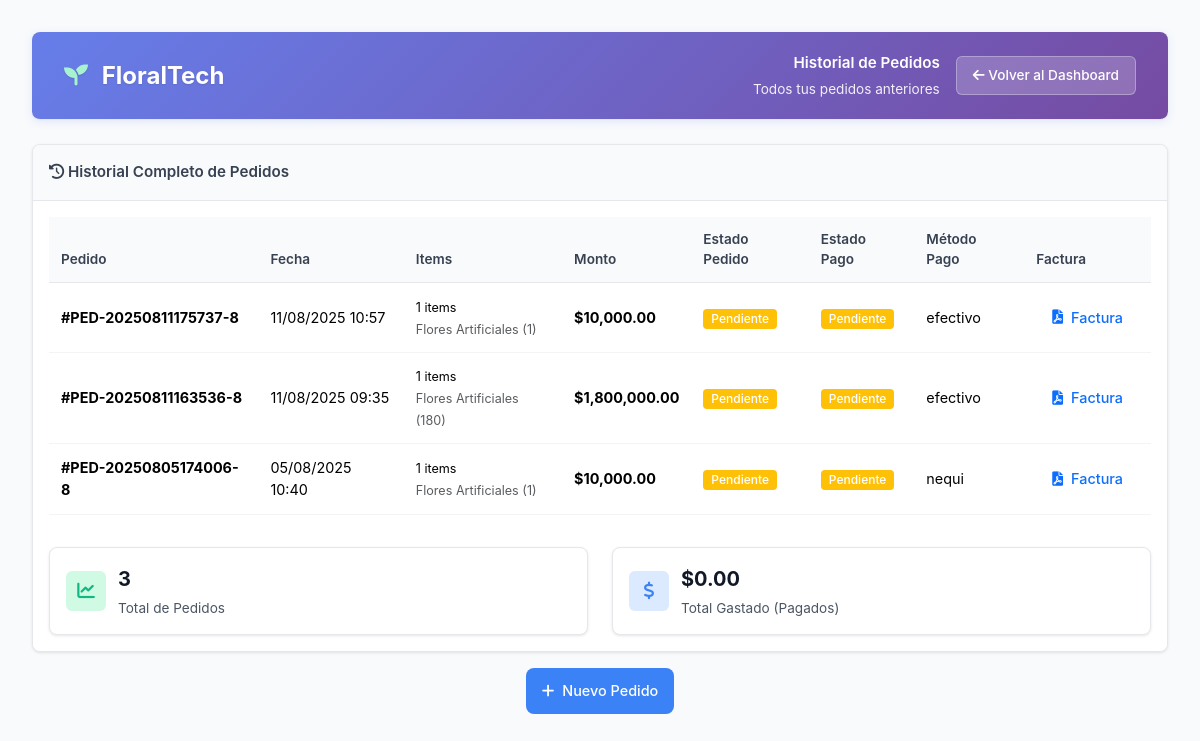
Page /index.php?ctrl=cliente&action=historial (signed in) on the committed database.
### tables this page shows
CREATE TABLE `pagos` (
  `idpago` int(11) NOT NULL,
  `fecha_pago` datetime DEFAULT current_timestamp(),
  `metodo_pago` varchar(50) NOT NULL,
  `estado_pag` varchar(255) DEFAULT 'Pendiente',
  `monto` decimal(10,2) NOT NULL,
  `ped_idped` int(11) NOT NULL,
  `transaccion_id` varchar(255) DEFAULT NULL,
  `comprobante_transferencia` varchar(255) DEFAULT NULL,
  `verificado_por` int(11) DEFAULT NULL,
  `fecha_verificacion` datetime DEFAULT NULL
);

CREATE TABLE `ped` (
  `idped` int(11) NOT NULL,
  `numped` varchar(255) NOT NULL,
  `fecha_pedido` datetime DEFAULT current_timestamp(),
  `monto_total` decimal(10,2) NOT NULL,
  `cli_idcli` int(11) NOT NULL,
  `estado` varchar(50) DEFAULT 'Pendiente',
  `empleado_id` int(11) DEFAULT NULL COMMENT 'ID del empleado que creó el pedido',
  `fecha_actualizacion` datetime DEFAULT NULL COMMENT 'Fecha de última actualización',
  `empleado_actualizacion` int(11) DEFAULT NULL COMMENT 'ID del empleado que actualizó por última vez',
  `notas` text DEFAULT NULL COMMENT 'Notas adicionales del pedido',
  `direccion_entrega` text DEFAULT NULL,
  `fecha_entrega_solicitada` date DEFAULT NULL
);

### controllers/cliente.php (called while the page is built, shortened)
<?php
class cliente {
    public function historial() {
        include 'views/cliente/historial_pago.php';
    }
}

### index.php (called while the page is built, shortened)
<?php
$action = isset($_GET['action']) ? $_GET['action'] : 'index';
try {
    $controller = new $controllerClass();
    $controller->$action();
} catch (Exception $e) {
    die("Error: " . $e->getMessage());
}
?>

### views/cliente/historial_pago.php (the view, shortened to what this page needs)
<?php
$conn = new conexion();
$db = $conn->get_conexion();
$usuario = $_SESSION['user'];
try {
    $stmt = $db->prepare("SELECT idcli FROM cli WHERE email = ?");
    $stmt->execute([$usuario['email']]);
    $cliente_data = $stmt->fetch(PDO::FETCH_ASSOC);
    $cliente_id = $cliente_data['idcli'] ?? 0;
$stmt = $db->prepare("
    SELECT
        p.*,
        DATE_FORMAT(p.fecha_pedido, '%d/%m/%Y %H:%i') as fecha_formato,
        pg.estado_pag,
        pg.metodo_pago,
        pg.fecha_pago,
        pg.idpago,
        COUNT(dp.iddetped) as total_items,
        GROUP_CONCAT(DISTINCT CONCAT(tf.nombre, ' (', dp.cantidad, ')') SEPARATOR ', ') as items_detalle
    FROM ped p
    LEFT JOIN pagos pg ON p.idped = pg.ped_idped
    LEFT JOIN detped dp ON p.idped = dp.idped
    LEFT JOIN tflor tf ON dp.idtflor = tf.idtflor
    WHERE p.cli_idcli = ?
    GROUP BY p.idped
    ORDER BY p.fecha_pedido DESC
");
    $stmt->execute([$cliente_id]);
    $historial_pedidos = $stmt->fetchAll(PDO::FETCH_ASSOC);
} catch (PDOException $e) {
    $historial_pedidos = [];
    error_log("Error obteniendo historial: " . $e->getMessage());
}
?>
<!DOCTYPE html>
<html lang="es">
<head>
    <link href="https://cdn.jsdelivr.net/npm/bootstrap@5.3.6/dist/css/bootstrap.min.css" rel="stylesheet">
    <link rel="stylesheet" href="assets/dashboard-cliente.css">
    <link href="https://cdnjs.cloudflare.com/ajax/libs/font-awesome/6.0.0/css/all.min.css" rel="stylesheet">
</head>
<body>
    <div class="dashboard-container">
        <nav class="navbar">
            <div class="navbar-brand">
                <i class="fas fa-seedling"></i>
                FloralTech
            </div>
            <div class="navbar-user">
                <div class="user-info">
                    <p class="user-name">Historial de Pedidos</p>
                    <p class="user-welcome">Todos tus pedidos anteriores</p>
                </div>
                <a href="index.php?ctrl=cliente&action=dashboard" class="logout-btn">
                    <i class="fas fa-arrow-left"></i> Volver al Dashboard
                </a>
            </div>
        </nav>
        <div class="card">
            <div class="card-header">
                <i class="fas fa-history"></i> Historial Completo de Pedidos
            </div>
            <div class="card-body">
                <?php if (!empty($historial_pedidos)): ?>
                    <div class="table-responsive">
                        <table class="table table-hover">
                            <thead class="table-light">
                                <tr>
                                    <th>Pedido</th>
                                    <th>Fecha</th>
                                    <th>Items</th>
                                    <th>Monto</th>
                                    <th>Estado Pedido</th>
                                    <th>Estado Pago</th>
                                    <th>Método Pago</th>
                                    <th>Factura</th>
                                </tr>
                            </thead>
                            <tbody>
                                <?php foreach ($historial_pedidos as $pedido): ?>
                                    <tr>
                                        <td>
                                            <strong>#<?= htmlspecialchars($pedido['numped']) ?></strong>
                                        </td>
                                        <td>
                                            <?= htmlspecialchars($pedido['fecha_formato']) ?>
                                        </td>
                                        <td>
                                            <small><?= $pedido['total_items'] ?> items</small>
                                            <br>
                                            <span class="text-muted small"><?= htmlspecialchars($pedido['items_detalle'] ?? 'Sin detalles') ?></span>
                                        </td>
                                        <td>
                                            <strong>$<?= number_format($pedido['monto_total'], 2) ?></strong>
                                        </td>
                                        <td>
                                            <?php
                                            $badge_class = '';
                                            switch (strtolower($pedido['estado'])) {
                                                case 'pendiente':
                                                    $badge_class = 'bg-warning';
                                                    break;
                                            }
                                            ?>
                                            <span class="badge <?= $badge_class ?>">
                                                <?= htmlspecialchars($pedido['estado']) ?>
                                            </span>
                                        </td>
                                        <td>
                                            <?php if ($pedido['estado_pag']): ?>
                                                <?php
                                                $pago_badge = '';
                                                switch (strtolower($pedido['estado_pag'])) {
                                                    case 'pendiente':
                                                        $pago_badge = 'bg-warning';
                                                        break;
                                                }
                                                ?>
                                                <span class="badge <?= $pago_badge ?>">
                                                    <?= htmlspecialchars($pedido['estado_pag']) ?>
                                                </span>
                                            <?php else: ?>
                                                <span class="badge bg-danger">Sin pago</span>
                                            <?php endif; ?>
                                        </td>
                                        <td>
                                            <?= $pedido['metodo_pago'] ? htmlspecialchars($pedido['metodo_pago']) : '-' ?>
                                        </td>
                                        <td>
                                            <div class="btn-group" role="group">
                                                <a href="index.php?ctrl=cliente&action=generar_factura&idpedido=<?= $pedido['idped'] ?>"
                                                class="btn btn-outline-primary btn-sm"
                                                title="Descargar Factura"
                                                target="_blank">
                                                    <i class="fas fa-file-pdf"></i> Factura
                                                </a>
                                            </div>
                                        </td>
                                    </tr>
                                <?php endforeach; ?>
                            </tbody>
                        </table>
                    </div>
                    <div class="mt-3">
                        <div class="row">
                            <div class="col-md-6">
                                <div class="stat-card">
                                    <div class="stat-icon success">
                                        <i class="fas fa-chart-line"></i>
                                    </div>
                                    <div class="stat-content">
                                        <div class="stat-number"><?= count($historial_pedidos) ?></div>
                                        <div class="stat-label">Total de Pedidos</div>
                                    </div>
                                </div>
                            </div>
                            <div class="col-md-6">
    <div class="stat-card">
        <div class="stat-icon primary">
            <i class="fas fa-dollar-sign"></i>
        </div>
        <div class="stat-content">
            <div class="stat-number">
                $<?=
                    number_format(array_reduce($historial_pedidos, function($total, $pedido) {
                        return ($pedido['estado_pag'] === 'Completado')
                            ? $total + $pedido['monto_total']
                            : $total;
                    }, 0), 2)
                ?>
            </div>
            <div class="stat-label">Total Gastado (Pagados)</div>
        </div>
    </div>
</div>
                        </div>
                    </div>
                <?php endif; ?>
            </div>
        </div>
        <div class="mt-3 text-center">
            <a href="index.php?ctrl=cliente&action=nuevo_pedido" class="btn btn-primary">
                <i class="fas fa-plus"></i> Nuevo Pedido
            </a>
        </div>
    </div>
</body>
</html>

### assets/dashboard-cliente.css (style rules this page uses)
:root { --primary: #3b82f6; --success: #10b981; --warning: #f59e0b; --danger: #ef4444; --gray-50: #f9fafb; --gray-100: #f3f4f6; --gray-200: #e5e7eb; --gray-300: #d1d5db; --gray-600: #4b5563; --gray-700: #374151; --gray-900: #111827; --border-radius: 8px; --shadow: 0 1px 3px rgba(0, 0, 0, 0.1); }
* { box-sizing: border-box; transition: color 0.2s ease, background-color 0.2s ease, border-color 0.2s ease, box-shadow 0.2s ease; }
html, body { background-color: #ffffff !important; color: var(--gray-900) !important; }
body { font-family: -apple-system, BlinkMacSystemFont, 'Segoe UI', 'Roboto', sans-serif; margin: 0; padding: 0; line-height: 1.5; }
.dashboard-container, .container-dashboard, .main-dashboard { background-color: #f8fafc !important; color: var(--gray-900); }
.dashboard-container { min-height: 100vh; padding: 1rem; }
.navbar { background: linear-gradient(135deg, #667eea 0%, #764ba2 100%); border-bottom: 1px solid var(--gray-200); padding: 1rem 1.5rem; margin-bottom: 1.5rem; border-radius: var(--border-radius); box-shadow: 0 2px 8px rgba(102, 126, 234, 0.15); display: flex; justify-content: space-between; align-items: center; }
.navbar-brand { font-size: 1.5rem; font-weight: 700; color: white; margin: 0; text-shadow: 0 1px 2px rgba(0, 0, 0, 0.1); }
.navbar-brand i { margin-right: 0.5rem; color: #a7f3d0; }
.navbar-user { display: flex; align-items: center; gap: 1rem; color: white; }
.user-info { display: flex; flex-direction: column; align-items: flex-end; gap: 0.25rem; }
.user-name { font-weight: 600; font-size: 0.95rem; margin: 0; }
.user-welcome { font-size: 0.85rem; opacity: 0.9; margin: 0; }
.logout-btn { background: rgba(255, 255, 255, 0.2); color: white; border: 1px solid rgba(255, 255, 255, 0.3); padding: 0.5rem 1rem; border-radius: 6px; text-decoration: none; font-size: 0.85rem; font-weight: 500; transition: all 0.2s ease; }
.card { background: white !important; border-radius: var(--border-radius); box-shadow: var(--shadow); border: 1px solid var(--gray-200); overflow: hidden; transition: all 0.2s ease; }
.card-header { padding: 1rem; border-bottom: 1px solid var(--gray-200); background: var(--gray-50); font-weight: 600; color: var(--gray-700); font-size: 0.95rem; }
.card-body { padding: 1rem; background: white !important; }
.stat-card { background: white !important; border-radius: var(--border-radius); padding: 1rem; box-shadow: var(--shadow); border: 1px solid var(--gray-200); display: flex; align-items: center; gap: 0.75rem; transition: all 0.2s ease; }
.stat-icon { width: 40px; height: 40px; border-radius: 6px; display: flex; align-items: center; justify-content: center; font-size: 1.1rem; flex-shrink: 0; }
.stat-icon.primary { background: #dbeafe; color: var(--primary); }
.stat-icon.success { background: #d1fae5; color: var(--success); }
.stat-icon i { font-weight: 600; }
.stat-content { flex-grow: 1; }
.stat-number { font-size: 1.25rem; font-weight: 700; margin: 0 0 0.25rem 0; color: var(--gray-900); }
.stat-label { font-size: 0.85rem; color: var(--gray-600); margin: 0; }
.table { width: 100%; border-collapse: collapse; font-size: 0.9rem; background: white !important; }
.table th { background: var(--gray-50); padding: 0.75rem; text-align: left; font-weight: 600; color: var(--gray-700); border-bottom: 1px solid var(--gray-200); font-size: 0.85rem; }
.table td { padding: 0.75rem; border-bottom: 1px solid var(--gray-100); vertical-align: middle; background: white !important; }
.badge { display: inline-block; padding: 0.25rem 0.5rem; border-radius: 4px; font-size: 0.75rem; font-weight: 500; }
.btn { display: inline-flex; align-items: center; justify-content: center; gap: 0.5rem; padding: 0.75rem 1rem; border: none; border-radius: var(--border-radius); font-size: 0.9rem; font-weight: 500; text-decoration: none; cursor: pointer; transition: all 0.2s ease; }
.btn-primary { background: var(--primary); color: white; }
.text-center { text-align: center; }
.text-muted { color: var(--gray-600); }
@media (min-width: 768px) { .dashboard-container { padding: 1.5rem; } }
@media (min-width: 768px) { .navbar { padding: 1.25rem 2rem; } }
@media (min-width: 1024px) { .dashboard-container { padding: 2rem; max-width: 1200px; margin: 0 auto; } }

### rows in the picture
pagos: ped_idped.numped "PED-20250811175737-8", fecha_formato "11/08/2025 10:57", total_items "1", items_detalle "Flores Artificiales (1)", ped_idped.monto_total "10,000.00", ped_idped.estado "Pendiente", estado_pag "Pendiente", metodo_pago "efectivo"
pagos: ped_idped.numped "PED-20250811163536-8", fecha_formato "11/08/2025 09:35", total_items "1", items_detalle "Flores Artificiales (180)", ped_idped.monto_total "1,800,000.00", ped_idped.estado "Pendiente", estado_pag "Pendiente", metodo_pago "efectivo"
pagos: ped_idped.numped "PED-20250805174006-8", fecha_formato "05/08/2025 10:40", total_items "1", items_detalle "Flores Artificiales (1)", ped_idped.monto_total "10,000.00", ped_idped.estado "Pendiente", estado_pag "Pendiente", metodo_pago "nequi"

### other values in the picture
count($historial_pedidos) "3"
